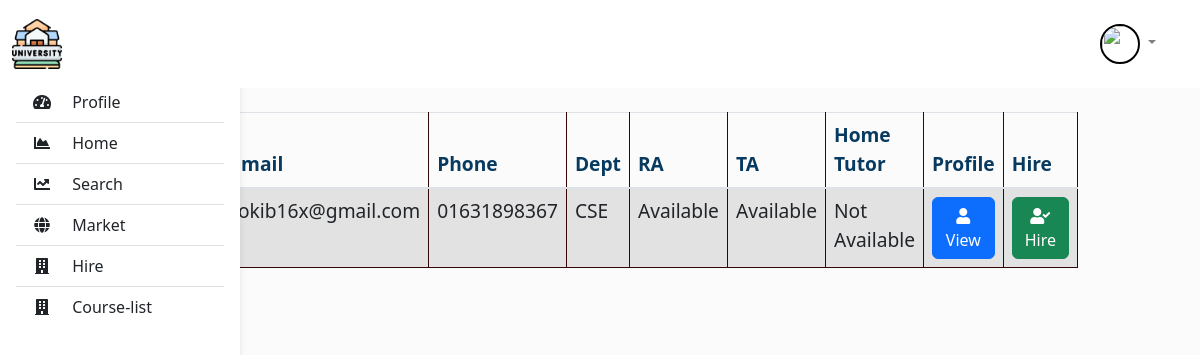
Screenshot of /src/hire/hire_s.php (signed in) with the database file from the repository.
### tables this page shows
CREATE TABLE `student` (
  `student_id` varchar(20) NOT NULL,
  `firstname` varchar(20) NOT NULL,
  `lastname` varchar(20) NOT NULL,
  `email` varchar(50) NOT NULL,
  `university_name` varchar(50) NOT NULL,
  `date_of_birth` date DEFAULT NULL,
  `gender` varchar(20) DEFAULT NULL,
  `home_tutor` tinyint(1) DEFAULT NULL,
  `TA` varchar(20) DEFAULT NULL,
  `city` varchar(20) DEFAULT NULL,
  `user_id` varchar(20) NOT NULL,
  `contact_number` varchar(20) DEFAULT NULL,
  `dept` varchar(20) DEFAULT NULL,
  `cgpa` decimal(3,2) DEFAULT NULL,
  `current_semester` varchar(20) DEFAULT NULL,
  `credit_completed` int(3) DEFAULT NULL,
  `RA` varchar(20) DEFAULT NULL
);

### src/hire/hire_s.php (the view, shortened to what this page needs)
<?php
require_once "../data/database.php";
$sql = "SELECT * FROM student WHERE RA = 'Yes' OR TA = 'Yes' OR home_tutor = 'Yes'";
$stmt = $conn->query($sql);
require "../navigation/navbar.php";
?>
<!DOCTYPE html>
<html lang="en">
<head>
  <link rel="stylesheet" href="https://cdn.jsdelivr.net/npm/bootstrap@5.2.0/dist/css/bootstrap.min.css">
  <link rel="stylesheet" href="https://use.fontawesome.com/releases/v5.15.4/css/all.css" />
  <link rel="stylesheet" href="../navigation/navbar.css">
  <link rel="stylesheet" href="style.css">
</head>
<body>
  <section class="container my-5">
    <h2 class="text-center mb-4">Available For Hire</h2>
    <div class="row justify-content-center">
      <div class="col-md-10">
        <table class="table table-striped">
          <thead>
            <tr>
              <th>Name</th>
              <th>Email</th>
              <th>Phone</th>
              <th>Dept</th>
              <th>RA</th>
              <th>TA</th>
              <th>Home Tutor</th>
              <th>Profile</th>
              <th>Hire</th>
            </tr>
          </thead>
          <tbody>
            <?php while ($row = $stmt->fetch(PDO::FETCH_ASSOC)) { ?>
              <tr>
                <td><?php echo $row['firstname'] . ' ' . $row['lastname']; ?></td>
                <td><?php echo $row['email']; ?></td>
                <td><?php echo $row['contact_number']; ?></td>
                <td><?php echo $row['dept']; ?></td>
                <td><?php echo ($row['RA'] == 'yes') ? 'Available' : 'Not Available'; ?></td>
                <td><?php echo ($row['TA'] == 'yes') ? 'Available' : 'Not Available'; ?></td>
                <td><?php echo ($row['home_tutor'] == 'yes') ? 'Available' : 'Not Available'; ?></td>
                <td><a href="../visit_Profile/studentVisit.php?userProfile=<?php echo $row['student_id']; ?>" class="btn btn-primary"><i class="fas fa-user"></i> View</a></td>
                <td><a href="#" class="btn btn-success"><i class="fas fa-user-check"></i> Hire</a></td>
              </tr>
            <?php } ?>
          </tbody>
        </table>
      </div>
    </div>
  </section>
</body>
</html>

### src/navigation/navbar.css (style rules this page uses)
body { background-color: #fbfbfb; }

### src/hire/style.css (style rules this page uses)
.container { position: relative; top: -80px; }
table { border-collapse: collapse; width: 100%; font-size: 1.2rem; }
th, td { padding: 0.5rem; text-align: left; border: 1px solid #310707; }
th { background-color: #8b0000; color: #083a60; border-top: 2px solid #310707; border-bottom: 2px solid #310707; }
tbody { border: 1px solid #730202; }
td { color: #3c0606; }

### rows the page displays
student: email "rokib16x@gmail.com", contact_number "01631898367", dept "CSE", RA "Available", TA "Available", shows "Not Available"
